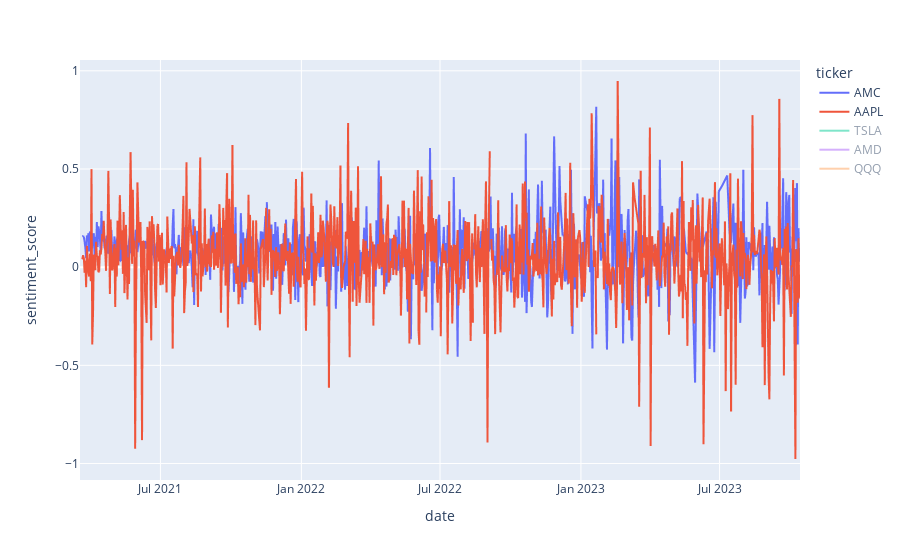

Notebook source saved alongside this figure:
### Code cell
fig = px.line(temp.loc[temp.ticker.isin(['TSLA', 'AAPL', 'AMC', 'QQQ', 'AMD'])], x="date", y="sentiment_score", color='ticker')
fig.show()

### Figure 1 — Plotly figure (JSON) as saved in the notebook; plotly's stock layout.template omitted (floating-point values rounded to 4 significant figures; data arrays with more than 128 entries replaced by an {"elided": "..."} marker saying what was removed)
{"data": [{"hovertemplate": "ticker=AMC<br>date=%{x}<br>sentiment_score=%{y}<extra></extra>", "legendgroup": "AMC", "line": {"color": "#636efa", "dash": "solid"}, "marker": {"symbol": "circle"}, "mode": "lines", "name": "AMC", "showlegend": true, "type": "scattergl", "visible": true, "x": {"elided": "838 str values"}, "xaxis": "x", "y": {"elided": "838 float values"}, "yaxis": "y"}, {"hovertemplate": "ticker=AAPL<br>date=%{x}<br>sentiment_score=%{y}<extra></extra>", "legendgroup": "AAPL", "line": {"color": "#EF553B", "dash": "solid"}, "marker": {"symbol": "circle"}, "mode": "lines", "name": "AAPL", "showlegend": true, "type": "scattergl", "visible": true, "x": {"elided": "857 str values"}, "xaxis": "x", "y": {"elided": "857 float values"}, "yaxis": "y"}, {"hovertemplate": "ticker=TSLA<br>date=%{x}<br>sentiment_score=%{y}<extra></extra>", "legendgroup": "TSLA", "line": {"color": "#00cc96", "dash": "solid"}, "marker": {"symbol": "circle"}, "mode": "lines", "name": "TSLA", "showlegend": true, "type": "scattergl", "visible": "legendonly", "x": {"elided": "937 str values"}, "xaxis": "x", "y": {"elided": "937 float values"}, "yaxis": "y"}, {"hovertemplate": "ticker=AMD<br>date=%{x}<br>sentiment_score=%{y}<extra></extra>", "legendgroup": "AMD", "line": {"color": "#ab63fa", "dash": "solid"}, "marker": {"symbol": "circle"}, "mode": "lines", "name": "AMD", "showlegend": true, "type": "scattergl", "visible": "legendonly", "x": {"elided": "799 str values"}, "xaxis": "x", "y": {"elided": "799 float values"}, "yaxis": "y"}, {"hovertemplate": "ticker=QQQ<br>date=%{x}<br>sentiment_score=%{y}<extra></extra>", "legendgroup": "QQQ", "line": {"color": "#FFA15A", "dash": "solid"}, "marker": {"symbol": "circle"}, "mode": "lines", "name": "QQQ", "showlegend": true, "type": "scattergl", "visible": "legendonly", "x": {"elided": "824 str values"}, "xaxis": "x", "y": {"elided": "824 float values"}, "yaxis": "y"}], "layout": {"autosize": true, "legend": {"title": {"text": "ticker"}, "tracegroupgap": 0}, "margin": {"t": 60}, "xaxis": {"anchor": "y", "autorange": true, "domain": [0, 1], "range": ["2021-03-18", "2023-10-14"], "title": {"text": "date"}, "type": "date"}, "yaxis": {"anchor": "x", "autorange": true, "domain": [0, 1], "range": [-1.084, 1.055], "title": {"text": "sentiment_score"}, "type": "linear"}}}
